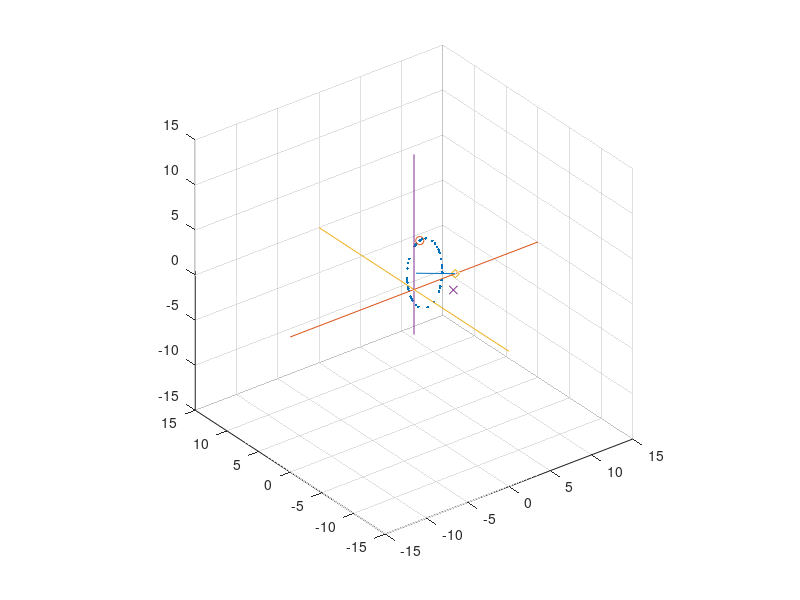

Source code (MATLAB):
function [] = ExampleMainFunction()
clc; close all; clear all;


%---------------------------------------------%
% a function of of seven variables that yields the result of
% rotating the point (x,y,z) about the axis ?u,v,w? by the angle ?.
Fxut = @(x,y,z,u,v,w,tta) ...
	([(u*(u*x+v*y+w*z)*(1-cos(tta))+(u^2+v^2+w^2)*...
	x*cos(tta)+sqrt(u^2+v^2+w^2)*(-w*y+v*z)*sin(tta))/... 
	(u^2 + v^2 + w^2);
	(v*(u*x+v*y+w*z)*(1-cos(tta))+(u^2+v^2+w^2)*...
	y*cos(tta)+sqrt(u^2+v^2+w^2)*(w*x-u*z)*sin(tta))/... 
	(u^2+v^2+w^2);
	(w*(u*x+v*y+w*z)*(1-cos(tta))+(u^2+v^2+w^2)*...
	z*cos(tta)+sqrt(u^2+v^2+w^2)*(-v*x+u*y)*sin(tta))/... 
	(u^2+v^2+w^2)]);
% MFxut = Fxut(1,2,3,4,5,6,.8)
%---------------------------------------------%



%---------------------------------------------%
% We will define an arbitrary line by a point the line goes through and a 
% direction vector. If the axis of rotation is given by two points P1 = (a,b,c) 
% and P2 = (d,e,f), then a direction vector can be obtained by 
% ?u,v,w? = ?d-a,e-b,f-c?
% We can now write a transformation for the rotation of a point about this line.
% 
% The matrix for rotation about an arbitrary line
% If we multiply this times ?x,y,z? we can obtain a function of of ten variables 
% that yields the result of rotating the point (x,y,z) about the 
% line through (a,b,c) with direction vector ?u,v,w? by the angle ?.
Fxaut = @(x,y,z,a,b,c,u,v,w,tta) ... 
	([(((a*(v^2+w^2)-u*(b*v+c*w-u*x-v*y-w*z))*(1-cos(tta))+(u^2+v^2+w^2)*x*cos(tta)+...
	sqrt((u^2+v^2+w^2))*(-c*v+v*w-w*y+v*z)*sin(tta))/(u^2+v^2+w^2));
	(((b*(u^2+w^2)-v*(a*u+c*w-u*x-v*y-w*z))*(1-cos(tta))+(u^2+v^2+w^2)*y*cos(tta)+...
	sqrt((u^2+v^2+w^2))*(c*u-a*w+w*x-u*z)*sin(tta))/(u^2+v^2+w^2));
	(((c*(u^2+v^2)-w*(a*u+c*w-u*x-v*y-w*z))*(1-cos(tta))+(u^2+v^2+w^2)*z*cos(tta)+...
	sqrt((u^2+v^2+w^2))*(-b*u+a*v-v*x+u*y)*sin(tta))/(u^2+v^2+w^2))]);
% MFxaut = Fxaut(5,0,0,1,1,1,1,1,1,.8)
%---------------------------------------------%




xyz = [3;3;3];
abc = [5;0;0];
def = [1;1;1];
uvw = abc-def;
% uvw = uvw ./ sqrt(sum(uvw.^2));

abcT = abc;
abcO = def;

x=xyz(1);y=xyz(2);z=xyz(3);
a=abc(1);b=abc(2);c=abc(3);
u=uvw(1);v=uvw(2);w=uvw(3);
UVW0 = repmat(uvw,1,50);

for ang = 1:50
	tta = rand*2*pi;
	RMX1(:,ang) = Fxut(x,y,z,u,v,w,tta);
end

Xop1 = [UVW0(1,:); RMX1(1,:)];
Yop1 = [UVW0(2,:); RMX1(2,:)];
Zop1 = [UVW0(3,:); RMX1(3,:)];

for ang = 1:50
	tta = rand*2*pi;
	RMX2(:,ang) = Fxaut(x,y,z,a,b,c,u,v,w,tta);
end

Xop2 = [UVW0(1,:); RMX2(1,:)];
Yop2 = [UVW0(2,:); RMX2(2,:)];
Zop2 = [UVW0(3,:); RMX2(3,:)];


% figure(1)
% plot3(Xop1,Yop1,Zop1)
% hold on
% plot3(Xop2,Yop2,Zop2)

figure(2)
% scatter3(Xop1(2,:),Yop1(2,:),Zop1(2,:),'.r')
% hold on
scatter3(Xop2(2,:),Yop2(2,:),Zop2(2,:),'.b')
hold on
scatter3(xyz(1),xyz(2),xyz(3),'o')
hold on
scatter3(abc(1),abc(2),abc(3),'d')
hold on
scatter3(uvw(1),uvw(2),uvw(3),'x')
axis([-15 15 -15 15 -15 15])
hold on

sFilO = [-15 0 0; 0 -15 0; 0 0 -5];
sFilT = [15 0 0; 0 15 0; 0 0 15];
sFilO = cat(2,abcO,sFilO);
sFilT = cat(2,abcT,sFilT);
Xop0 = [sFilO(1,:); sFilT(1,:)];
Yop0 = [sFilO(2,:); sFilT(2,:)];
Zop0 = [sFilO(3,:); sFilT(3,:)];
plot3(Xop0,Yop0,Zop0)
axis vis3d
%---------------------------------------------%

keyboard

end






